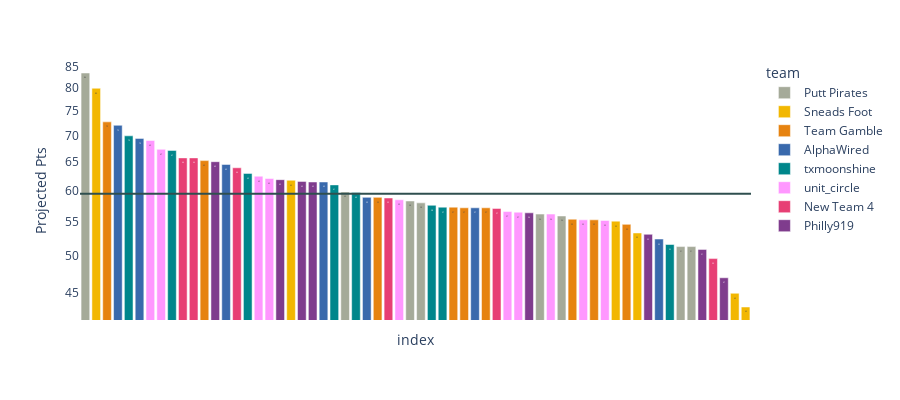

Notebook code for this chart:
### Code cell
px.bar(week.sort_values(by = 'proj_pts',ascending=False).reset_index(drop=True),
      y = 'proj_pts',
      color = 'team',
      color_discrete_map=team_color,
      labels = {'_index':"", 'proj_pts':'Projected Pts'},
      text_auto = ",.0f",
      template = 'plotly_white',
      height=400,
      log_y=True,
      hover_name='player'
      ).add_hline(y=week.proj_pts.mean(),line_color='darkslategrey'
                                   ).update_xaxes(showticklabels=False
                                                  ).update_yaxes(showgrid=False)

### Figure 1 — Plotly figure (JSON) as saved in the notebook; plotly's stock layout.template omitted (floating-point values rounded to 4 significant figures)
{"data": [{"alignmentgroup": "True", "hovertemplate": "<b>%{hovertext}</b><br><br>team=Putt Pirates<br>index=%{x}<br>Projected Pts=%{y}<extra></extra>", "hovertext": ["Scottie Scheffler", "Will Zalatoris", "Sahith Theegala", "Emiliano Grillo", "Christiaan Bezuidenhout", "Kurt Kitayama", "Nick Taylor", "Cameron Davis"], "legendgroup": "Putt Pirates", "marker": {"color": "rgb(165,170,153)", "pattern": {"shape": ""}}, "name": "Putt Pirates", "offsetgroup": "Putt Pirates", "orientation": "v", "showlegend": true, "textposition": "auto", "texttemplate": "%{y:,.0f}", "type": "bar", "x": [0, 24, 30, 31, 42, 44, 55, 56], "xaxis": "x", "y": [83.5, 59.8, 58.3, 58, 56.2, 55.9, 51.3, 51.3], "yaxis": "y"}, {"alignmentgroup": "True", "hovertemplate": "<b>%{hovertext}</b><br><br>team=Sneads Foot<br>index=%{x}<br>Projected Pts=%{y}<extra></extra>", "hovertext": ["Rory McIlroy", "Adam Scott", "Lucas Glover", "Rickie Fowler", "Mackenzie Hughes", "Nick Dunlap"], "legendgroup": "Sneads Foot", "marker": {"color": "rgb(242,183,1)", "pattern": {"shape": ""}}, "name": "Sneads Foot", "offsetgroup": "Sneads Foot", "orientation": "v", "showlegend": true, "textposition": "auto", "texttemplate": "%{y:,.0f}", "type": "bar", "x": [1, 19, 49, 51, 60, 61], "xaxis": "x", "y": [80, 61.8, 55.1, 53.3, 45, 43.3], "yaxis": "y"}, {"alignmentgroup": "True", "hovertemplate": "<b>%{hovertext}</b><br><br>team=Team Gamble<br>index=%{x}<br>Projected Pts=%{y}<extra></extra>", "hovertext": ["Viktor Hovland", "Byeong Hun An", "Tom Hoge", "Stephan Jaeger", "Eric Cole", "Matthieu Pavon", "Adam Svensson", "Wyndham Clark", "Adam Schenk"], "legendgroup": "Team Gamble", "marker": {"color": "rgb(230,131,16)", "pattern": {"shape": ""}}, "name": "Team Gamble", "offsetgroup": "Team Gamble", "orientation": "v", "showlegend": true, "textposition": "auto", "texttemplate": "%{y:,.0f}", "type": "bar", "x": [2, 11, 27, 34, 35, 37, 45, 47, 50], "xaxis": "x", "y": [72.8, 65.3, 58.9, 57.3, 57.2, 57.2, 55.4, 55.3, 54.6], "yaxis": "y"}, {"alignmentgroup": "True", "hovertemplate": "<b>%{hovertext}</b><br><br>team=AlphaWired<br>index=%{x}<br>Projected Pts=%{y}<extra></extra>", "hovertext": ["Xander Schauffele", "Sam Burns", "Jordan Spieth", "Jason Day", "Harris English", "Patrick Rodgers", "Brian Harman"], "legendgroup": "AlphaWired", "marker": {"color": "rgb(57,105,172)", "pattern": {"shape": ""}}, "name": "AlphaWired", "offsetgroup": "AlphaWired", "orientation": "v", "showlegend": true, "textposition": "auto", "texttemplate": "%{y:,.0f}", "type": "bar", "x": [3, 5, 13, 22, 26, 36, 53], "xaxis": "x", "y": [72.1, 69.5, 64.6, 61.5, 58.9, 57.2, 52.4], "yaxis": "y"}, {"alignmentgroup": "True", "hovertemplate": "<b>%{hovertext}</b><br><br>team=txmoonshine<br>index=%{x}<br>Projected Pts=%{y}<extra></extra>", "hovertext": ["Collin Morikawa", "Matthew Fitzpatrick", "Tom Kim", "Keegan Bradley", "Adam Hadwin", "J.T. Poston", "Nicolai Hojgaard", "Brendon Todd"], "legendgroup": "txmoonshine", "marker": {"color": "rgb(0,134,139)", "pattern": {"shape": ""}}, "name": "txmoonshine", "offsetgroup": "txmoonshine", "orientation": "v", "showlegend": true, "textposition": "auto", "texttemplate": "%{y:,.0f}", "type": "bar", "x": [4, 8, 15, 23, 25, 32, 33, 54], "xaxis": "x", "y": [70, 67.2, 63, 61, 59.7, 57.6, 57.3, 51.6], "yaxis": "y"}, {"alignmentgroup": "True", "hovertemplate": "<b>%{hovertext}</b><br><br>team=unit_circle<br>index=%{x}<br>Projected Pts=%{y}<extra></extra>", "hovertext": ["Patrick Cantlay", "Tommy Fleetwood", "Min Woo Lee", "Corey Conners", "Hideki Matsuyama", "Shane Lowry", "Jake Knapp", "Sepp Straka", "Denny McCarthy", "Austin Eckroat"], "legendgroup": "unit_circle", "marker": {"color": "#FF97FF", "pattern": {"shape": ""}}, "name": "unit_circle", "offsetgroup": "unit_circle", "orientation": "v", "showlegend": true, "textposition": "auto", "texttemplate": "%{y:,.0f}", "type": "bar", "x": [6, 7, 16, 17, 29, 39, 40, 43, 46, 48], "xaxis": "x", "y": [69.1, 67.4, 62.5, 62.1, 58.5, 56.6, 56.5, 56.2, 55.3, 55.2], "yaxis": "y"}, {"alignmentgroup": "True", "hovertemplate": "<b>%{hovertext}</b><br><br>team=New Team 4<br>index=%{x}<br>Projected Pts=%{y}<extra></extra>", "hovertext": ["Ludvig Aberg", "Cameron Young", "Justin Thomas", "Si Woo Kim", "Erik Van Rooyen", "Taylor Moore"], "legendgroup": "New Team 4", "marker": {"color": "rgb(231,63,116)", "pattern": {"shape": ""}}, "name": "New Team 4", "offsetgroup": "New Team 4", "orientation": "v", "showlegend": true, "textposition": "auto", "texttemplate": "%{y:,.0f}", "type": "bar", "x": [9, 10, 14, 28, 38, 58], "xaxis": "x", "y": [65.8, 65.8, 64, 58.8, 57.1, 49.6], "yaxis": "y"}, {"alignmentgroup": "True", "hovertemplate": "<b>%{hovertext}</b><br><br>team=Philly919<br>index=%{x}<br>Projected Pts=%{y}<extra></extra>", "hovertext": ["Max Homa", "Russell Henley", "Sungjae Im", "Chris Kirk", "Luke List", "Justin Rose", "Andrew Putnam", "Justin Lower"], "legendgroup": "Philly919", "marker": {"color": "rgb(127,60,141)", "pattern": {"shape": ""}}, "name": "Philly919", "offsetgroup": "Philly919", "orientation": "v", "showlegend": true, "textposition": "auto", "texttemplate": "%{y:,.0f}", "type": "bar", "x": [12, 18, 20, 21, 41, 52, 57, 59], "xaxis": "x", "y": [65.1, 61.9, 61.6, 61.5, 56.4, 53.1, 50.9, 47], "yaxis": "y"}], "layout": {"barmode": "relative", "height": 400, "legend": {"title": {"text": "team"}, "tracegroupgap": 0}, "margin": {"t": 60}, "shapes": [{"line": {"color": "darkslategrey"}, "type": "line", "x0": 0, "x1": 1, "xref": "x domain", "y0": 59.49, "y1": 59.49, "yref": "y"}], "xaxis": {"anchor": "y", "domain": [0, 1], "showticklabels": false, "title": {"text": "index"}}, "yaxis": {"anchor": "x", "domain": [0, 1], "showgrid": false, "title": {"text": "Projected Pts"}, "type": "log"}}}
